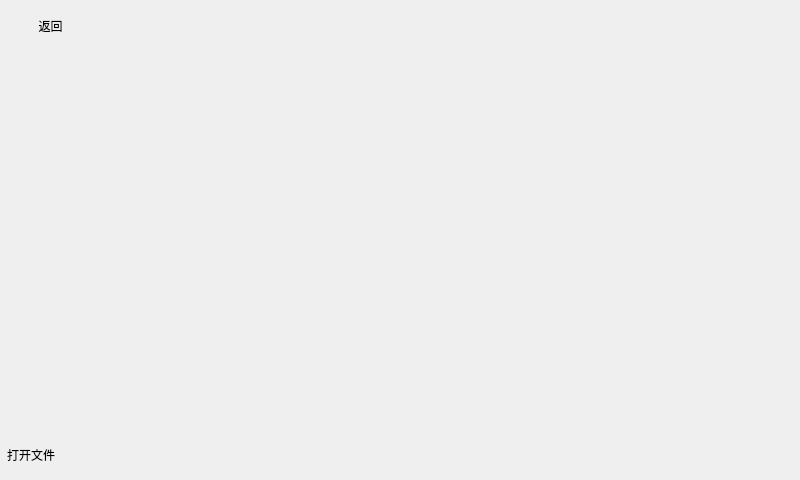
<?xml version="1.0" encoding="UTF-8"?>
<ui version="4.0">
 <class>video</class>
 <widget class="QWidget" name="video">
  <property name="geometry">
   <rect>
    <x>0</x>
    <y>0</y>
    <width>800</width>
    <height>480</height>
   </rect>
  </property>
  <property name="windowTitle">
   <string>Form</string>
  </property>
  <layout class="QGridLayout" name="gridLayout">
   <property name="leftMargin">
    <number>0</number>
   </property>
   <property name="topMargin">
    <number>0</number>
   </property>
   <property name="rightMargin">
    <number>0</number>
   </property>
   <property name="bottomMargin">
    <number>0</number>
   </property>
   <item row="0" column="0">
    <widget class="QWidget" name="widget" native="true">
     <property name="styleSheet">
      <string notr="true">QWidget#widget{
	background-image: url(:/UI/Img/02.bmp);
}</string>
     </property>
     <widget class="QToolButton" name="returnBtn">
      <property name="geometry">
       <rect>
        <x>10</x>
        <y>10</y>
        <width>81</width>
        <height>31</height>
       </rect>
      </property>
      <property name="text">
       <string>返回</string>
      </property>
      <property name="icon">
       <iconset theme="QIcon::ThemeIcon::DocumentRevert"/>
      </property>
      <property name="toolButtonStyle">
       <enum>Qt::ToolButtonStyle::ToolButtonTextBesideIcon</enum>
      </property>
      <property name="autoRaise">
       <bool>true</bool>
      </property>
     </widget>
     <widget class="QWidget" name="controlListWidget" native="true">
      <property name="geometry">
       <rect>
        <x>0</x>
        <y>430</y>
        <width>800</width>
        <height>50</height>
       </rect>
      </property>
      <property name="styleSheet">
       <string notr="true"/>
      </property>
      <layout class="QHBoxLayout" name="horizontalLayout">
       <item>
        <widget class="QToolButton" name="openBtn">
         <property name="text">
          <string>打开文件</string>
         </property>
         <property name="icon">
          <iconset theme="QIcon::ThemeIcon::FolderOpen"/>
         </property>
         <property name="toolButtonStyle">
          <enum>Qt::ToolButtonStyle::ToolButtonTextBesideIcon</enum>
         </property>
         <property name="autoRaise">
          <bool>true</bool>
         </property>
        </widget>
       </item>
       <item>
        <spacer name="horizontalSpacer_2">
         <property name="orientation">
          <enum>Qt::Orientation::Horizontal</enum>
         </property>
         <property name="sizeHint" stdset="0">
          <size>
           <width>40</width>
           <height>20</height>
          </size>
         </property>
        </spacer>
       </item>
       <item>
        <widget class="QToolButton" name="backwordBtn">
         <property name="text">
          <string/>
         </property>
         <property name="icon">
          <iconset theme="QIcon::ThemeIcon::MediaSeekBackward"/>
         </property>
         <property name="toolButtonStyle">
          <enum>Qt::ToolButtonStyle::ToolButtonTextBesideIcon</enum>
         </property>
         <property name="autoRaise">
          <bool>true</bool>
         </property>
        </widget>
       </item>
       <item>
        <spacer name="horizontalSpacer_3">
         <property name="orientation">
          <enum>Qt::Orientation::Horizontal</enum>
         </property>
         <property name="sizeType">
          <enum>QSizePolicy::Policy::Maximum</enum>
         </property>
         <property name="sizeHint" stdset="0">
          <size>
           <width>40</width>
           <height>20</height>
          </size>
         </property>
        </spacer>
       </item>
       <item>
        <widget class="QToolButton" name="playBtn">
         <property name="text">
          <string/>
         </property>
         <property name="icon">
          <iconset theme="QIcon::ThemeIcon::MediaPlaybackStart"/>
         </property>
         <property name="toolButtonStyle">
          <enum>Qt::ToolButtonStyle::ToolButtonTextBesideIcon</enum>
         </property>
         <property name="autoRaise">
          <bool>true</bool>
         </property>
        </widget>
       </item>
       <item>
        <spacer name="horizontalSpacer_4">
         <property name="orientation">
          <enum>Qt::Orientation::Horizontal</enum>
         </property>
         <property name="sizeType">
          <enum>QSizePolicy::Policy::Maximum</enum>
         </property>
         <property name="sizeHint" stdset="0">
          <size>
           <width>40</width>
           <height>20</height>
          </size>
         </property>
        </spacer>
       </item>
       <item>
        <widget class="QToolButton" name="forwordBtn">
         <property name="text">
          <string/>
         </property>
         <property name="icon">
          <iconset theme="QIcon::ThemeIcon::MediaSeekForward"/>
         </property>
         <property name="toolButtonStyle">
          <enum>Qt::ToolButtonStyle::ToolButtonTextBesideIcon</enum>
         </property>
         <property name="autoRaise">
          <bool>true</bool>
         </property>
        </widget>
       </item>
       <item>
        <spacer name="horizontalSpacer">
         <property name="orientation">
          <enum>Qt::Orientation::Horizontal</enum>
         </property>
         <property name="sizeHint" stdset="0">
          <size>
           <width>80</width>
           <height>20</height>
          </size>
         </property>
        </spacer>
       </item>
       <item>
        <widget class="QToolButton" name="volumeBtn">
         <property name="layoutDirection">
          <enum>Qt::LayoutDirection::RightToLeft</enum>
         </property>
         <property name="text">
          <string/>
         </property>
         <property name="icon">
          <iconset theme="QIcon::ThemeIcon::AudioVolumeHigh"/>
         </property>
         <property name="popupMode">
          <enum>QToolButton::ToolButtonPopupMode::DelayedPopup</enum>
         </property>
         <property name="toolButtonStyle">
          <enum>Qt::ToolButtonStyle::ToolButtonTextBesideIcon</enum>
         </property>
         <property name="autoRaise">
          <bool>true</bool>
         </property>
        </widget>
       </item>
       <item>
        <widget class="QToolButton" name="zoomBtn">
         <property name="text">
          <string/>
         </property>
         <property name="icon">
          <iconset theme="QIcon::ThemeIcon::ViewFullscreen"/>
         </property>
         <property name="toolButtonStyle">
          <enum>Qt::ToolButtonStyle::ToolButtonTextBesideIcon</enum>
         </property>
         <property name="autoRaise">
          <bool>true</bool>
         </property>
        </widget>
       </item>
      </layout>
     </widget>
    </widget>
   </item>
  </layout>
 </widget>
 <resources/>
 <connections/>
</ui>
